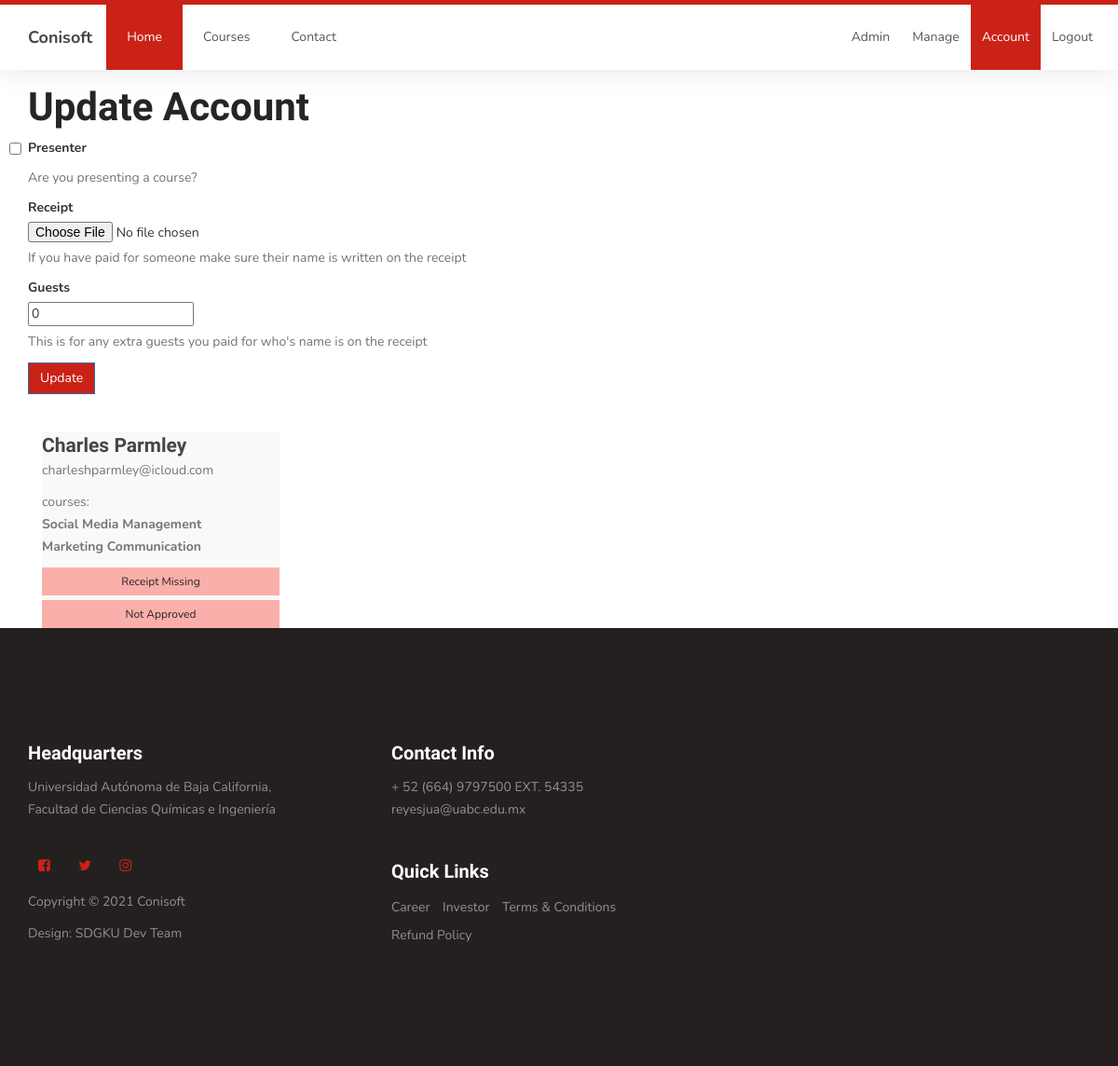
/account (signed in), run on the app's committed database.
### mainApp/models.py (models this page shows, shortened)
class User(AbstractBaseUser):
    context_object_name = 'User'
    email = models.EmailField(
        verbose_name='email address',
        max_length=255,
        unique=True,
    )
    is_active = models.BooleanField(default=True)
    staff = models.BooleanField(default=False) # a admin user; non super-user
    admin = models.BooleanField(default=False) # a superuser
    Full_Name = models.CharField(max_length=200)
    industry_type = models.CharField(max_length=200)
    presenter = models.BooleanField(default=False)
    approved = models.BooleanField(default=False) # reciept approval
    paper = models.FileField('paper', upload_to='papers', null=True, blank=True)
    guests = models.IntegerField(default=0, null=True)
    courses_subscribed = models.IntegerField(default=0)
    receipt_photo = models.ImageField('Receipt Photo', upload_to='receipts', null=True, blank=True)
    course_1_name = models.CharField(max_length=200, null=True, default='None')
    course_1_id = models.IntegerField(default=0, null=True)
    course_1_link = models.CharField(max_length=200, null=True, default='None')
    course_2_name = models.CharField(max_length=200, null=True, default='None')
    course_2_id = models.IntegerField(default=0, null=True)
    course_2_link = models.CharField(max_length=200, null=True, default='None')
    USERNAME_FIELD = 'email'
    REQUIRED_FIELDS = [] # Email & Password are required by default.
    @property
    def is_staff(self):
        return self.staff
    @property
    def is_admin(self):
        return self.admin
    objects = UserManager()

### mainApp/views.py (the view, shortened to what this page needs)
# urls.py: path('account', AccountView.edit_account, name='account'),
	def edit_account(request):
		form = AccountForm()
		returned_objects_dictionary = {'courses':Course.objects.all(), 'users':User.objects.all()}
		return render(request, 'account.html', context={'account_form': form, 'returned_objects_dictionary':returned_objects_dictionary})

### mainApp/forms.py
class AccountForm(forms.Form):
	presenter = forms.BooleanField(required=False, help_text='Are you presenting a course?', initial=False)
	paper = forms.FileField(required=False, help_text='Upload your course paper')
	industry_type = forms.ChoiceField(choices=industry_choices, required=False, help_text='Select your industry type')
	receipt = forms.FileField(required=False, help_text='If you have paid for someone make sure their name is written on the receipt')
	guests = forms.IntegerField(required=False, help_text="This is for any extra guests you paid for who's name is on the receipt", initial=0)
	class Meta:
		model = User
		fields = ('industry_type', 'presenter', 'paper', 'receipt', 'guests')

### templates/account.html (shortened to what this page needs)
{% extends "base.html" %}
{% load crispy_forms_tags %}
{% block content %}
<div style="margin-bottom: 2rem;" class="container py-5">
	<h1>Update Account</h1>
	<form method="POST" enctype='multipart/form-data'>
		{{ account_form|crispy }}
		<button class="btn btn-primary" type="submit" style="background-color: #ca2216; border-radius: 0;">Update</button>
	</form>
</div>
<div class="container">
	<div class="row">
		<div class="col-md-12 col-sm-12">
			{% for users in returned_objects_dictionary.users %}
			{% if users.id == user.id %}
			<div class="col-md-3 col-sm-3">
				<div class="item">
					<div class="courses-thumb">
						<div class="card" style="width: 100%;">
							<div class="card-body">
								<a><h3 class="card-title">{{ user.Full_Name }}</h3></a>
								<a><p class="card-text">{{ user.email }}</p></a>
								<a><p class="card-text">courses: <br><strong>{{ user.course_1_name }} <br>{{ user.course_2_name }}</strong></p></a>
								<div class="">
								{% if user.receipt_photo %}
									<a href='media/{{ user.receipt }}' class="btn btn-primary btn-sm" style="width: 100%; margin-bottom: 5px; background-color: #ca2216; border-radius: 0;" alt="Missing">View Receipt</a>
								{% else %}
									<a href='/admin/mainApp/user/{{user.id}}/change/' class="btn btn-outline-primary btn-sm" style="width: 100%; margin-bottom: 5px; background-color: #fc140452; border-radius: 0;" alt="Missing">Receipt Missing</a>
								{% endif %}
								{% if user.course_1_approval == True %}
									<a class="btn btn-primary btn-sm" style="width: 100%; background-color: #ca2216; border-radius: 0;">Approved</a>
								{% else %}
									<a class="btn btn-outline-primary btn-sm" style="width: 100%; background-color: #fc140452; border-radius: 0;">Not Approved</a>
								{% endif %}
							</div>
						</div>
					</div>
				</div>
			</div>
			{% endif %}
			{% empty %}
				<h1>No Results</h1>
			{% endfor %}
		</div>
	</div>
</div>
{% endblock %}

### static/css/templatemo-style.css (style rules this page uses)
body { background: #ffffff; font-family: 'Nunito', sans-serif; overflow-x: hidden; padding-top: 70px; }
h1, h2, h3, h4, h5, h6 { font-family: 'Muli', sans-serif; font-weight: bold; line-height: inherit; }
h1 { color: #252525; font-size: 3em; line-height: normal; }
h3 { font-size: 1.5em; margin-bottom: 0; }
h3, h3 a { color: #454545; }
p { color: #757575; font-size: 14px; font-weight: normal; line-height: 24px; }
html { -webkit-font-smoothing: antialiased; }
a { color: #252525; -webkit-transition: 0.5s; transition: 0.5s; text-decoration: none !important; }
a, input, button, .form-control { -webkit-transition: 0.5s; transition: 0.5s; }
.courses-thumb { background: #f9f9f9; position: relative; }

### data on the page
User: Full_Name "Charles Parmley", email "charleshparmley@icloud.com", course_1_name "Social Media Management", course_2_name "Marketing Communication"
